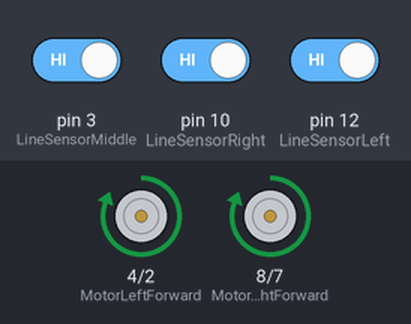
Bench run of a sketch on a simulated Arduino Uno, built with avr-gcc and run on an emulated ATmega328P. On the bench: motor-driver pin pairs drawn as motors (green arrow = first pin HIGH = forward, orange = second pin HIGH = backward, longer = more drive, scaled by the enable pin). The test bench sets the inputs (shaded band); at power-on: pin 10 (LineSensorRight) HIGH, pin 3 (LineSensorMiddle) HIGH, pin 12 (LineSensorLeft) HIGH.

Above: at 1.2 s.
1.3 s: pin 10 (LineSensorRight) driven LOW
At 1.9 s:
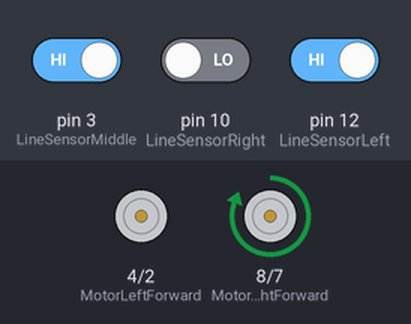
2.8 s: pin 3 (LineSensorMiddle) driven LOW
At 4.0 s:
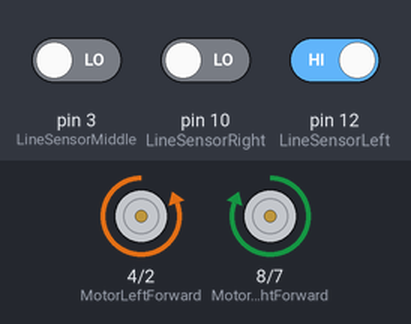
4.3 s: pin 3 (LineSensorMiddle) driven HIGH
At 5.3 s:
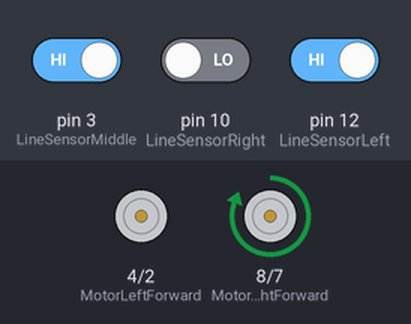
5.8 s: pin 10 (LineSensorRight) driven HIGH
At 6.4 s:
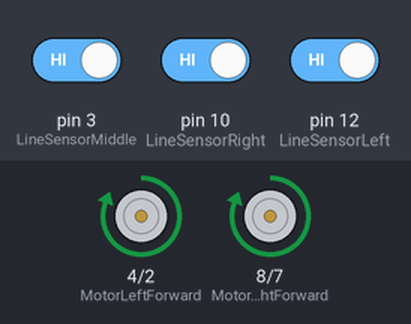
7.3 s: pin 12 (LineSensorLeft) driven LOW
At 8.5 s:
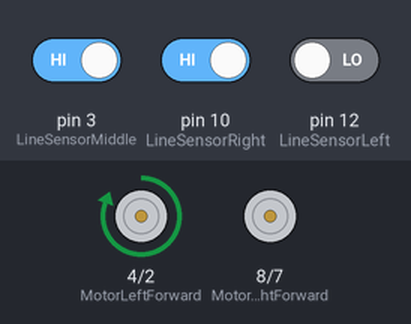
8.8 s: pin 3 (LineSensorMiddle) driven LOW
At 10.0 s:
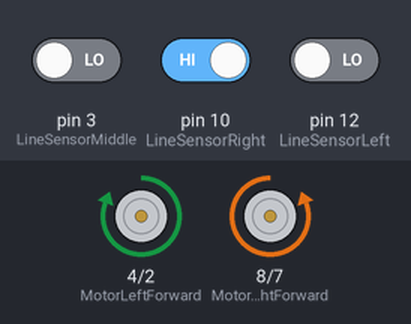
Timing chart, 0 to 11.3 s (numbered marks = the images above; inputs shaded):
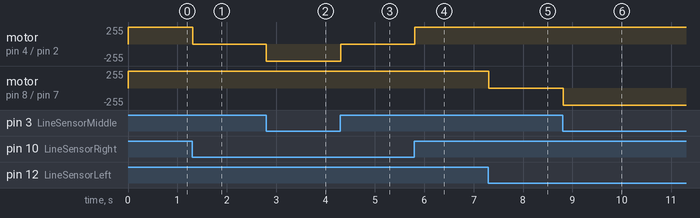

The sketch:

sketch_apr09a.ino
```cpp
//Робот с функцией следования по белой полосе "изоленте".

// *********************** Установка выводов моторов ************************
int MotorLeftSpeed = A0; // Левый (А) мотор СКОРОСТЬ — ENA
int MotorLeftForward = 4; // Левый (А) мотор ВПЕРЕД — IN1
int MotorLeftBack = 2; // Левый (А) мотор НАЗАД — IN2
int MotorRightForward = 8; // Правый (В) мотор ВПЕРЕД — IN3
int MotorRightBack = 7; // Правый (В) мотор НАЗАД — IN4
int MotorRightSpeed = A1; // Правый (В) мотор СКОРОСТЬ — ENB
int duration;

// ********************* Установка выводов датчиков линии *******************
const int LineSensorLeft = 12; // вход левого датчика линии
const int LineSensorMiddle = 3; //  вход центрального датчика линии
const int LineSensorRight = 10; // вход правого датчика линии
int SL; // статус левого сенсора
int SM; // статус центрального сенсора
int SR; // статус правого сенсора

// *********************************** SETUP ********************************
void setup ()
{
//*************** Задаем контакты моторов
pinMode (MotorRightBack, OUTPUT); // Правый (В) мотор НАЗАД
pinMode (MotorRightForward, OUTPUT); // Правый (В) мотор ВПЕРЕД
pinMode (MotorLeftBack, OUTPUT); // Левый (А) мотор НАЗАД
pinMode (MotorLeftForward, OUTPUT); // Левый (А) мотор ВПЕРЕД
delay(duration);
//*************** Задаем контакты датчиков полосы
pinMode (LineSensorLeft, INPUT); // определением pin левого датчика линии
pinMode (LineSensorMiddle, INPUT);// определением pin центрального датчика линии
pinMode (LineSensorRight, INPUT); // определением pin правого датчика линии
}
// ****************** Основные команды движения ******************
void forward (int a, int sa) // ВПЕРЕД
{
digitalWrite (MotorRightBack, LOW);
digitalWrite (MotorRightForward, HIGH);
analogWrite (MotorRightSpeed, sa);
digitalWrite (MotorLeftBack, LOW);
digitalWrite (MotorLeftForward, HIGH);
analogWrite (MotorLeftSpeed, sa);
delay (a);
}
void right (int b, int sb) // ПОВОРОТ ВПРАВО (одна сторона)
{
digitalWrite (MotorRightBack, LOW);
digitalWrite (MotorRightForward, LOW);
digitalWrite (MotorLeftBack, LOW);
digitalWrite (MotorLeftForward, HIGH);
analogWrite (MotorLeftSpeed, sb);
delay (b);
}
void left (int k, int sk) // ПОВОРОТ ВЛЕВО (одна сторона)
{
digitalWrite (MotorRightBack, LOW);
digitalWrite (MotorRightForward, HIGH);
analogWrite (MotorRightSpeed, sk);
digitalWrite (MotorLeftBack, LOW);
digitalWrite (MotorLeftForward, LOW);
delay (k);
}
void turnR (int d, int sd) // БЫСТРЫЙ ПОВОРОТ ВПРАВО (обе стороны)
{
digitalWrite (MotorRightBack, HIGH);
digitalWrite (MotorRightForward, LOW);
analogWrite (MotorRightSpeed, sd);
digitalWrite (MotorLeftBack, LOW);
digitalWrite (MotorLeftForward, HIGH);
analogWrite (MotorLeftSpeed, sd);
delay (d);
}
void turnL (int e, int se) // БЫСТРЫЙ ПОВОРОТ ВЛЕВО (обе стороны)
{
digitalWrite (MotorRightBack, LOW);
digitalWrite (MotorRightForward, HIGH);
analogWrite (MotorRightSpeed, se);
digitalWrite (MotorLeftBack, HIGH);
digitalWrite (MotorLeftForward, LOW);
analogWrite (MotorLeftSpeed, se);
delay (e);
}
void back (int g, int sg) // НАЗАД
{
digitalWrite (MotorRightBack, HIGH);
digitalWrite (MotorRightForward, LOW);
analogWrite (MotorRightSpeed, sg);
digitalWrite (MotorLeftBack, HIGH);
digitalWrite (MotorLeftForward, LOW);
analogWrite (MotorLeftSpeed, sg);
delay (g);
}
void stopp (int f) // СТОП
{
digitalWrite (MotorRightBack, LOW);
digitalWrite (MotorRightForward, LOW);
digitalWrite (MotorLeftBack, LOW);
digitalWrite (MotorLeftForward, LOW);
delay (f);
}
// *********************************** LOOP *********************************
// ********************** Режим следования по ЛИНИИ *************************
void loop ()
{
SL = digitalRead (LineSensorLeft); // считываем сигнал с левого датчика полосы
SM = digitalRead (LineSensorMiddle); // считываем сигнал с центрального датчика полосы
SR = digitalRead (LineSensorRight); // считываем сигнал с правого датичка полосы

// ************************* Следование по белой линии ***********************
// РОБОТ на полосе — едем прямо
if (SL == 0 & SM == 1 & SR == 0 ) // ЧЕРНЫЙ — БЕЛЫЙ — ЧЕРНЫЙ — едем ПРЯМО
{
forward (10, 140);// ПРЯМО (время, скорость)
}
// РОБОТ начинает смещаться с полосы — подруливаем
else if (SL == 1 & SM == 1 & SR == 0) // БЕЛЫЙ — БЕЛЫЙ — ЧЕРНЫЙ — поворот ВЛЕВО
{
left (10, 180);// поворот ВЛЕВО (время, скорость)
}
else if (SL == 0 & SM == 1 & SR == 1) // ЧЕРНЫЙ — БЕЛЫЙ — БЕЛЫЙ — поворот ВПРАВО
{
right (10, 180);// поворот ВПРАВО (время, скорость)
}
// РОБОТ начинает съезжать с полосы — доворачиваем
else if (SL == 0 & SM == 0 & SR == 1) // ЧЕРНЫЙ — ЧЕРНЫЙ — БЕЛЫЙ — поворот ВПРАВО БЫСТРО
{
turnR (50, 150);// РАЗВОРОТ ВПРАВО (время, скорость)
}
else if (SL == 1 & SM == 0 & SR == 0) // БЕЛЫЙ — ЧЕРНЫЙ — ЧЕРНЫЙ — поворот ВЛЕВО БЫСТРО
{
turnL (30, 150);// РАЗВОРОТ ВЛЕВО (время, скорость)
}
// РОБОТ съехал с полосы — кружим, ищем полосу
else if (SL == 0 & SM == 0 & SR == 0) // ЧЕРНЫЙ — ЧЕРНЫЙ — ЧЕРНЫЙ — поворот затяжной ВЛЕВО
{
left (10, 130); // поворот ВЛЕВО (время, скорость)
}
else if (SL == 1 & SM == 1 & SR == 1) // БЕЛЫЙ — БЕЛЫЙ — БЕЛЫЙ — поворот затяжной ВПРАВО
{
forward (10, 140);// ПРЯМО (время, скорость)
}
}
```

Measured:
- after the input at 1.3 s, motor on pin 4 (MotorLeftForward) / pin 2 (MotorLeftBack): forward 255/255 → stopped at once
- after the input at 2.8 s, motor on pin 4 (MotorLeftForward) / pin 2 (MotorLeftBack): stopped → backward 255/255 at once
- after the input at 4.3 s, motor on pin 4 (MotorLeftForward) / pin 2 (MotorLeftBack): backward 255/255 → stopped at once
- after the input at 5.8 s, motor on pin 4 (MotorLeftForward) / pin 2 (MotorLeftBack): stopped → forward 255/255 at once
- after the input at 7.3 s, motor on pin 8 (MotorRightForward) / pin 7 (MotorRightBack): forward 255/255 → stopped at once
- after the input at 8.8 s, motor on pin 8 (MotorRightForward) / pin 7 (MotorRightBack): stopped → backward 255/255 at once
